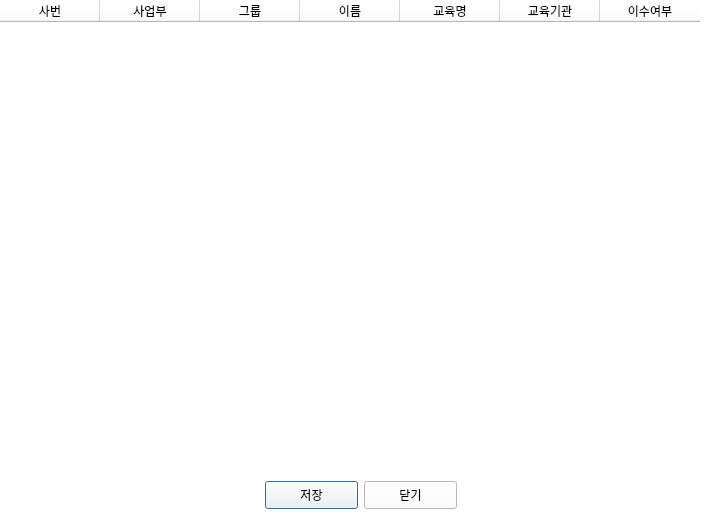
<?xml version="1.0" encoding="UTF-8"?>
<ui version="4.0">
 <class>Dialog</class>
 <widget class="QDialog" name="Dialog">
  <property name="geometry">
   <rect>
    <x>0</x>
    <y>0</y>
    <width>720</width>
    <height>531</height>
   </rect>
  </property>
  <property name="palette">
   <palette>
    <active>
     <colorrole role="WindowText">
      <brush brushstyle="SolidPattern">
       <color alpha="255">
        <red>0</red>
        <green>0</green>
        <blue>0</blue>
       </color>
      </brush>
     </colorrole>
     <colorrole role="Button">
      <brush brushstyle="SolidPattern">
       <color alpha="255">
        <red>255</red>
        <green>255</green>
        <blue>255</blue>
       </color>
      </brush>
     </colorrole>
     <colorrole role="Light">
      <brush brushstyle="SolidPattern">
       <color alpha="255">
        <red>255</red>
        <green>255</green>
        <blue>255</blue>
       </color>
      </brush>
     </colorrole>
     <colorrole role="Midlight">
      <brush brushstyle="SolidPattern">
       <color alpha="255">
        <red>255</red>
        <green>255</green>
        <blue>255</blue>
       </color>
      </brush>
     </colorrole>
     <colorrole role="Dark">
      <brush brushstyle="SolidPattern">
       <color alpha="255">
        <red>127</red>
        <green>127</green>
        <blue>127</blue>
       </color>
      </brush>
     </colorrole>
     <colorrole role="Mid">
      <brush brushstyle="SolidPattern">
       <color alpha="255">
        <red>170</red>
        <green>170</green>
        <blue>170</blue>
       </color>
      </brush>
     </colorrole>
     <colorrole role="Text">
      <brush brushstyle="SolidPattern">
       <color alpha="255">
        <red>0</red>
        <green>0</green>
        <blue>0</blue>
       </color>
      </brush>
     </colorrole>
     <colorrole role="BrightText">
      <brush brushstyle="SolidPattern">
       <color alpha="255">
        <red>255</red>
        <green>255</green>
        <blue>255</blue>
       </color>
      </brush>
     </colorrole>
     <colorrole role="ButtonText">
      <brush brushstyle="SolidPattern">
       <color alpha="255">
        <red>0</red>
        <green>0</green>
        <blue>0</blue>
       </color>
      </brush>
     </colorrole>
     <colorrole role="Base">
      <brush brushstyle="SolidPattern">
       <color alpha="255">
        <red>255</red>
        <green>255</green>
        <blue>255</blue>
       </color>
      </brush>
     </colorrole>
     <colorrole role="Window">
      <brush brushstyle="SolidPattern">
       <color alpha="255">
        <red>255</red>
        <green>255</green>
        <blue>255</blue>
       </color>
      </brush>
     </colorrole>
     <colorrole role="Shadow">
      <brush brushstyle="SolidPattern">
       <color alpha="255">
        <red>0</red>
        <green>0</green>
        <blue>0</blue>
       </color>
      </brush>
     </colorrole>
     <colorrole role="AlternateBase">
      <brush brushstyle="SolidPattern">
       <color alpha="255">
        <red>255</red>
        <green>255</green>
        <blue>255</blue>
       </color>
      </brush>
     </colorrole>
     <colorrole role="ToolTipBase">
      <brush brushstyle="SolidPattern">
       <color alpha="255">
        <red>255</red>
        <green>255</green>
        <blue>220</blue>
       </color>
      </brush>
     </colorrole>
     <colorrole role="ToolTipText">
      <brush brushstyle="SolidPattern">
       <color alpha="255">
        <red>0</red>
        <green>0</green>
        <blue>0</blue>
       </color>
      </brush>
     </colorrole>
     <colorrole role="PlaceholderText">
      <brush brushstyle="SolidPattern">
       <color alpha="128">
        <red>0</red>
        <green>0</green>
        <blue>0</blue>
       </color>
      </brush>
     </colorrole>
    </active>
    <inactive>
     <colorrole role="WindowText">
      <brush brushstyle="SolidPattern">
       <color alpha="255">
        <red>0</red>
        <green>0</green>
        <blue>0</blue>
       </color>
      </brush>
     </colorrole>
     <colorrole role="Button">
      <brush brushstyle="SolidPattern">
       <color alpha="255">
        <red>255</red>
        <green>255</green>
        <blue>255</blue>
       </color>
      </brush>
     </colorrole>
     <colorrole role="Light">
      <brush brushstyle="SolidPattern">
       <color alpha="255">
        <red>255</red>
        <green>255</green>
        <blue>255</blue>
       </color>
      </brush>
     </colorrole>
     <colorrole role="Midlight">
      <brush brushstyle="SolidPattern">
       <color alpha="255">
        <red>255</red>
        <green>255</green>
        <blue>255</blue>
       </color>
      </brush>
     </colorrole>
     <colorrole role="Dark">
      <brush brushstyle="SolidPattern">
       <color alpha="255">
        <red>127</red>
        <green>127</green>
        <blue>127</blue>
       </color>
      </brush>
     </colorrole>
     <colorrole role="Mid">
      <brush brushstyle="SolidPattern">
       <color alpha="255">
        <red>170</red>
        <green>170</green>
        <blue>170</blue>
       </color>
      </brush>
     </colorrole>
     <colorrole role="Text">
      <brush brushstyle="SolidPattern">
       <color alpha="255">
        <red>0</red>
        <green>0</green>
        <blue>0</blue>
       </color>
      </brush>
     </colorrole>
     <colorrole role="BrightText">
      <brush brushstyle="SolidPattern">
       <color alpha="255">
        <red>255</red>
        <green>255</green>
        <blue>255</blue>
       </color>
      </brush>
     </colorrole>
     <colorrole role="ButtonText">
      <brush brushstyle="SolidPattern">
       <color alpha="255">
        <red>0</red>
        <green>0</green>
        <blue>0</blue>
       </color>
      </brush>
     </colorrole>
     <colorrole role="Base">
      <brush brushstyle="SolidPattern">
       <color alpha="255">
        <red>255</red>
        <green>255</green>
        <blue>255</blue>
       </color>
      </brush>
     </colorrole>
     <colorrole role="Window">
      <brush brushstyle="SolidPattern">
       <color alpha="255">
        <red>255</red>
        <green>255</green>
        <blue>255</blue>
       </color>
      </brush>
     </colorrole>
     <colorrole role="Shadow">
      <brush brushstyle="SolidPattern">
       <color alpha="255">
        <red>0</red>
        <green>0</green>
        <blue>0</blue>
       </color>
      </brush>
     </colorrole>
     <colorrole role="AlternateBase">
      <brush brushstyle="SolidPattern">
       <color alpha="255">
        <red>255</red>
        <green>255</green>
        <blue>255</blue>
       </color>
      </brush>
     </colorrole>
     <colorrole role="ToolTipBase">
      <brush brushstyle="SolidPattern">
       <color alpha="255">
        <red>255</red>
        <green>255</green>
        <blue>220</blue>
       </color>
      </brush>
     </colorrole>
     <colorrole role="ToolTipText">
      <brush brushstyle="SolidPattern">
       <color alpha="255">
        <red>0</red>
        <green>0</green>
        <blue>0</blue>
       </color>
      </brush>
     </colorrole>
     <colorrole role="PlaceholderText">
      <brush brushstyle="SolidPattern">
       <color alpha="128">
        <red>0</red>
        <green>0</green>
        <blue>0</blue>
       </color>
      </brush>
     </colorrole>
    </inactive>
    <disabled>
     <colorrole role="WindowText">
      <brush brushstyle="SolidPattern">
       <color alpha="255">
        <red>127</red>
        <green>127</green>
        <blue>127</blue>
       </color>
      </brush>
     </colorrole>
     <colorrole role="Button">
      <brush brushstyle="SolidPattern">
       <color alpha="255">
        <red>255</red>
        <green>255</green>
        <blue>255</blue>
       </color>
      </brush>
     </colorrole>
     <colorrole role="Light">
      <brush brushstyle="SolidPattern">
       <color alpha="255">
        <red>255</red>
        <green>255</green>
        <blue>255</blue>
       </color>
      </brush>
     </colorrole>
     <colorrole role="Midlight">
      <brush brushstyle="SolidPattern">
       <color alpha="255">
        <red>255</red>
        <green>255</green>
        <blue>255</blue>
       </color>
      </brush>
     </colorrole>
     <colorrole role="Dark">
      <brush brushstyle="SolidPattern">
       <color alpha="255">
        <red>127</red>
        <green>127</green>
        <blue>127</blue>
       </color>
      </brush>
     </colorrole>
     <colorrole role="Mid">
      <brush brushstyle="SolidPattern">
       <color alpha="255">
        <red>170</red>
        <green>170</green>
        <blue>170</blue>
       </color>
      </brush>
     </colorrole>
     <colorrole role="Text">
      <brush brushstyle="SolidPattern">
       <color alpha="255">
        <red>127</red>
        <green>127</green>
        <blue>127</blue>
       </color>
      </brush>
     </colorrole>
     <colorrole role="BrightText">
      <brush brushstyle="SolidPattern">
       <color alpha="255">
        <red>255</red>
        <green>255</green>
        <blue>255</blue>
       </color>
      </brush>
     </colorrole>
     <colorrole role="ButtonText">
      <brush brushstyle="SolidPattern">
       <color alpha="255">
        <red>127</red>
        <green>127</green>
        <blue>127</blue>
       </color>
      </brush>
     </colorrole>
     <colorrole role="Base">
      <brush brushstyle="SolidPattern">
       <color alpha="255">
        <red>255</red>
        <green>255</green>
        <blue>255</blue>
       </color>
      </brush>
     </colorrole>
     <colorrole role="Window">
      <brush brushstyle="SolidPattern">
       <color alpha="255">
        <red>255</red>
        <green>255</green>
        <blue>255</blue>
       </color>
      </brush>
     </colorrole>
     <colorrole role="Shadow">
      <brush brushstyle="SolidPattern">
       <color alpha="255">
        <red>0</red>
        <green>0</green>
        <blue>0</blue>
       </color>
      </brush>
     </colorrole>
     <colorrole role="AlternateBase">
      <brush brushstyle="SolidPattern">
       <color alpha="255">
        <red>255</red>
        <green>255</green>
        <blue>255</blue>
       </color>
      </brush>
     </colorrole>
     <colorrole role="ToolTipBase">
      <brush brushstyle="SolidPattern">
       <color alpha="255">
        <red>255</red>
        <green>255</green>
        <blue>220</blue>
       </color>
      </brush>
     </colorrole>
     <colorrole role="ToolTipText">
      <brush brushstyle="SolidPattern">
       <color alpha="255">
        <red>0</red>
        <green>0</green>
        <blue>0</blue>
       </color>
      </brush>
     </colorrole>
     <colorrole role="PlaceholderText">
      <brush brushstyle="SolidPattern">
       <color alpha="128">
        <red>0</red>
        <green>0</green>
        <blue>0</blue>
       </color>
      </brush>
     </colorrole>
    </disabled>
   </palette>
  </property>
  <property name="windowTitle">
   <string>교육이수정보추가</string>
  </property>
  <widget class="QTableWidget" name="addT">
   <property name="geometry">
    <rect>
     <x>0</x>
     <y>0</y>
     <width>721</width>
     <height>491</height>
    </rect>
   </property>
   <property name="frameShape">
    <enum>QFrame::NoFrame</enum>
   </property>
   <property name="showGrid">
    <bool>false</bool>
   </property>
   <property name="gridStyle">
    <enum>Qt::SolidLine</enum>
   </property>
   <attribute name="verticalHeaderVisible">
    <bool>false</bool>
   </attribute>
   <row>
    <property name="text">
     <string/>
    </property>
   </row>
   <row>
    <property name="text">
     <string/>
    </property>
   </row>
   <row>
    <property name="text">
     <string/>
    </property>
   </row>
   <row>
    <property name="text">
     <string/>
    </property>
   </row>
   <row>
    <property name="text">
     <string/>
    </property>
   </row>
   <row>
    <property name="text">
     <string/>
    </property>
   </row>
   <row>
    <property name="text">
     <string/>
    </property>
   </row>
   <row>
    <property name="text">
     <string/>
    </property>
   </row>
   <row>
    <property name="text">
     <string/>
    </property>
   </row>
   <row>
    <property name="text">
     <string/>
    </property>
   </row>
   <column>
    <property name="text">
     <string>사번</string>
    </property>
   </column>
   <column>
    <property name="text">
     <string>사업부</string>
    </property>
   </column>
   <column>
    <property name="text">
     <string>그룹</string>
    </property>
   </column>
   <column>
    <property name="text">
     <string>이름</string>
    </property>
   </column>
   <column>
    <property name="text">
     <string>교육명</string>
    </property>
   </column>
   <column>
    <property name="text">
     <string>교육기관</string>
    </property>
   </column>
   <column>
    <property name="text">
     <string>이수여부</string>
    </property>
   </column>
  </widget>
  <widget class="QWidget" name="horizontalLayoutWidget">
   <property name="geometry">
    <rect>
     <x>0</x>
     <y>480</y>
     <width>721</width>
     <height>31</height>
    </rect>
   </property>
   <layout class="QHBoxLayout" name="horizontalLayout">
    <item>
     <spacer name="horizontalSpacer">
      <property name="orientation">
       <enum>Qt::Horizontal</enum>
      </property>
      <property name="sizeHint" stdset="0">
       <size>
        <width>40</width>
        <height>20</height>
       </size>
      </property>
     </spacer>
    </item>
    <item>
     <widget class="QPushButton" name="saveBtn">
      <property name="minimumSize">
       <size>
        <width>93</width>
        <height>28</height>
       </size>
      </property>
      <property name="maximumSize">
       <size>
        <width>93</width>
        <height>28</height>
       </size>
      </property>
      <property name="styleSheet">
       <string notr="true"/>
      </property>
      <property name="text">
       <string>저장</string>
      </property>
     </widget>
    </item>
    <item>
     <widget class="QPushButton" name="cnlBtn">
      <property name="minimumSize">
       <size>
        <width>93</width>
        <height>28</height>
       </size>
      </property>
      <property name="maximumSize">
       <size>
        <width>93</width>
        <height>28</height>
       </size>
      </property>
      <property name="styleSheet">
       <string notr="true"/>
      </property>
      <property name="text">
       <string>닫기</string>
      </property>
     </widget>
    </item>
    <item>
     <spacer name="horizontalSpacer_2">
      <property name="orientation">
       <enum>Qt::Horizontal</enum>
      </property>
      <property name="sizeHint" stdset="0">
       <size>
        <width>40</width>
        <height>20</height>
       </size>
      </property>
     </spacer>
    </item>
   </layout>
  </widget>
 </widget>
 <resources/>
 <connections/>
</ui>
